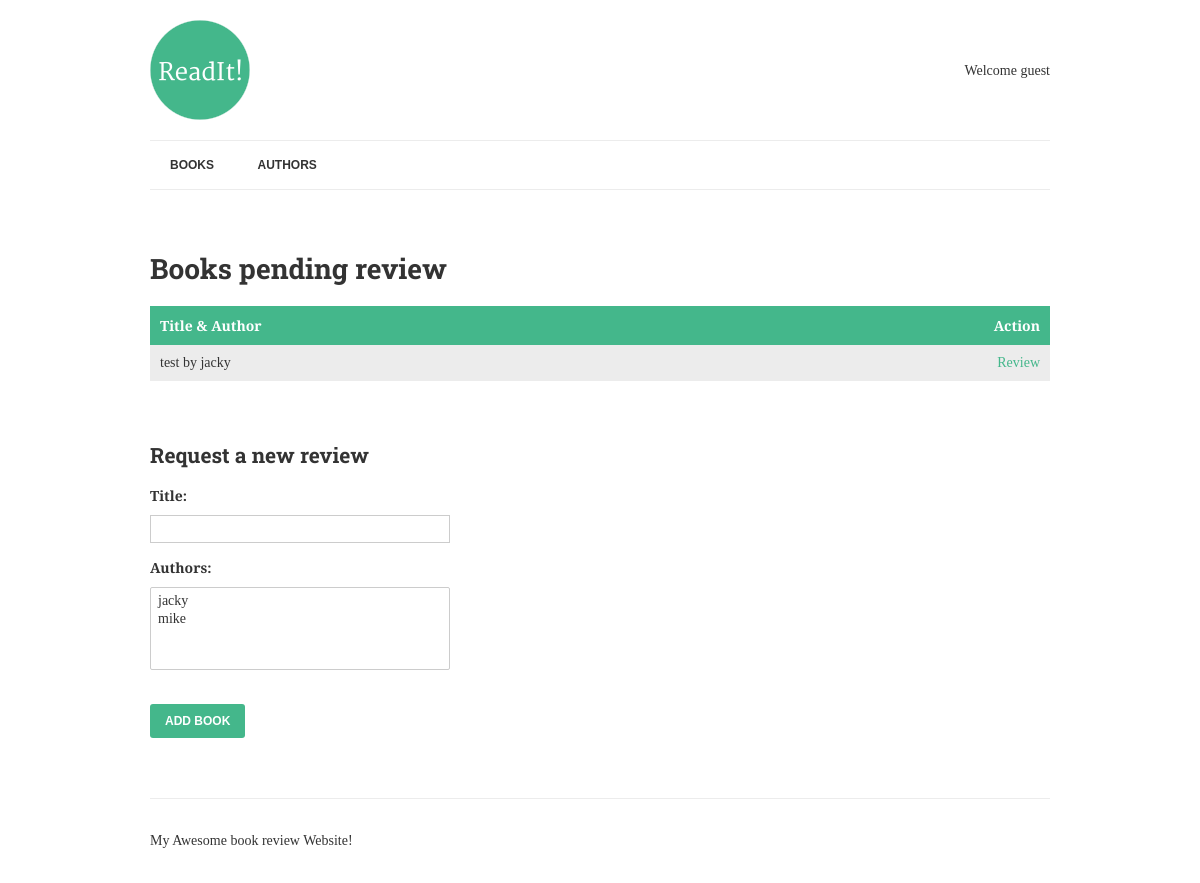
/review/, run on an earlier commit of the app's database.
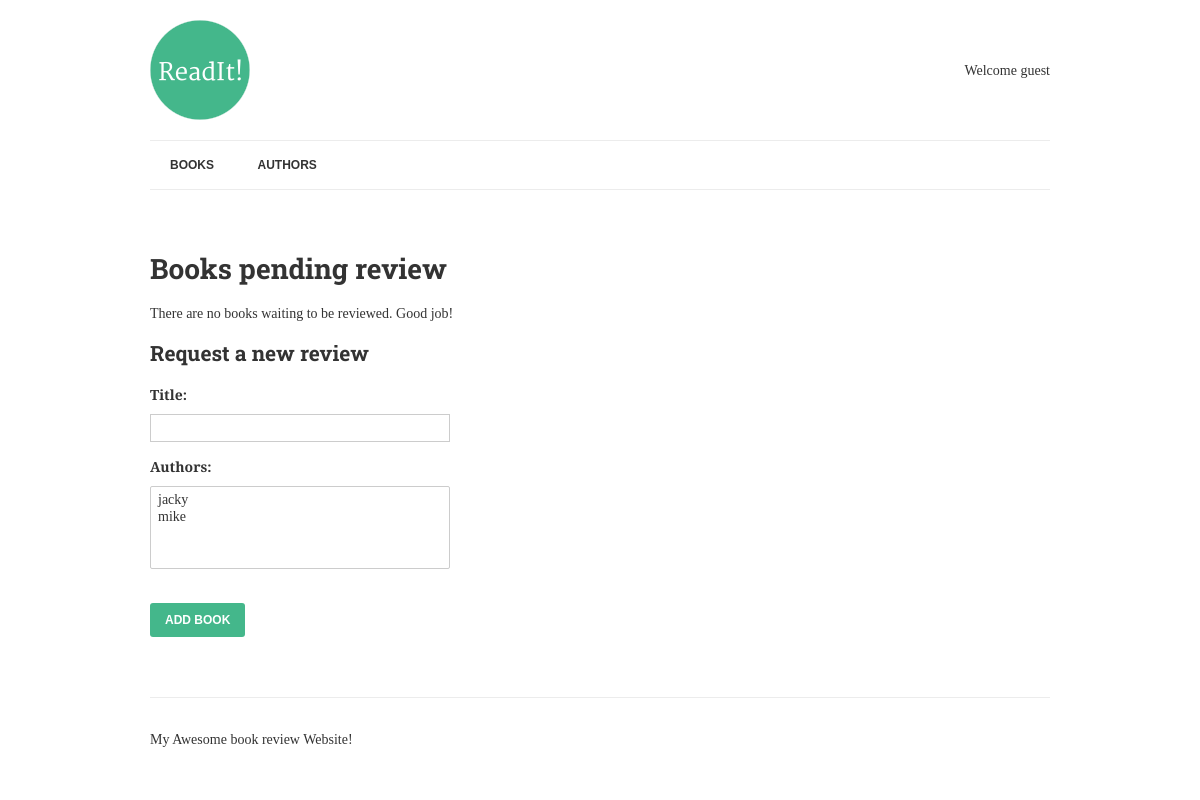
And on a later commit of the database.
### book/models.py (models this page shows, shortened)
class Book(models.Model):
    title = models.CharField(max_length=150)
    authors = models.ManyToManyField("author", related_name="books")
    review = models.TextField(blank=True, null=True)
    date_reviewed = models.DateTimeField(blank=True, null=True)
    is_favourite = models.BooleanField(default=False, verbose_name="Favourite?")
    def list_authors(self):
        return ". ".join([author.name for author in self.authors.all()])

class Author(models.Model):
    name = models.CharField(max_length=70, help_text="Use pen name,not real name", unique=True)
    def __str__(self):
        return self.name

### book/views.py (the view, shortened to what this page needs)
# urls.py: url(r'^review/$', ReviewList.as_view(), name='review-books'),
class ReviewList(View):
    def get(self,request):
        books = Book.objects.filter(date_reviewed__isnull=True).prefetch_related('authors')
        context = {
            'books': books,
            'form': BookForm,
        }
        return render(request, "list-to-review.html", context)

### book/templates/list-to-review.html (shortened to what this page needs)
{% extends "base.html" %}
{% block content %}
	<h1>Books pending review</h1>
	{% if books %}
		<table>
			<thead>
				<th>Title &amp; Author</th>
				<th class="align-right">Action</th>
			</thead>
			<tbody>
				{% for book in books %}
					<tr>
						<td class="title">
							{{ book.title }} by {{ book.list_authors }}
						</td>
						<td class="align-right">
							<a href="{% url 'review-book' book.pk %}">Review</a>
						</td>
					</tr>
				{% endfor %}
			</tbody>
		</table>
	{% else %}
		<p>There are no books waiting to be reviewed.  Good job!</p>
	{% endif %}
	<h2>Request a new review</h2>
    <form method="POST">
    {{ form.as_p }}
    <input type="submit" value="Add Book" />
    </form>
{% endblock %}

What changed in the data, as far as the page shows it:
no longer on this page (row edited): Book: title "test", list_authors "jacky"
Also different on the page:
text no longer shown: "Title & Author Action"
text now shown: "There are no books waiting to be reviewed. Good job!"
